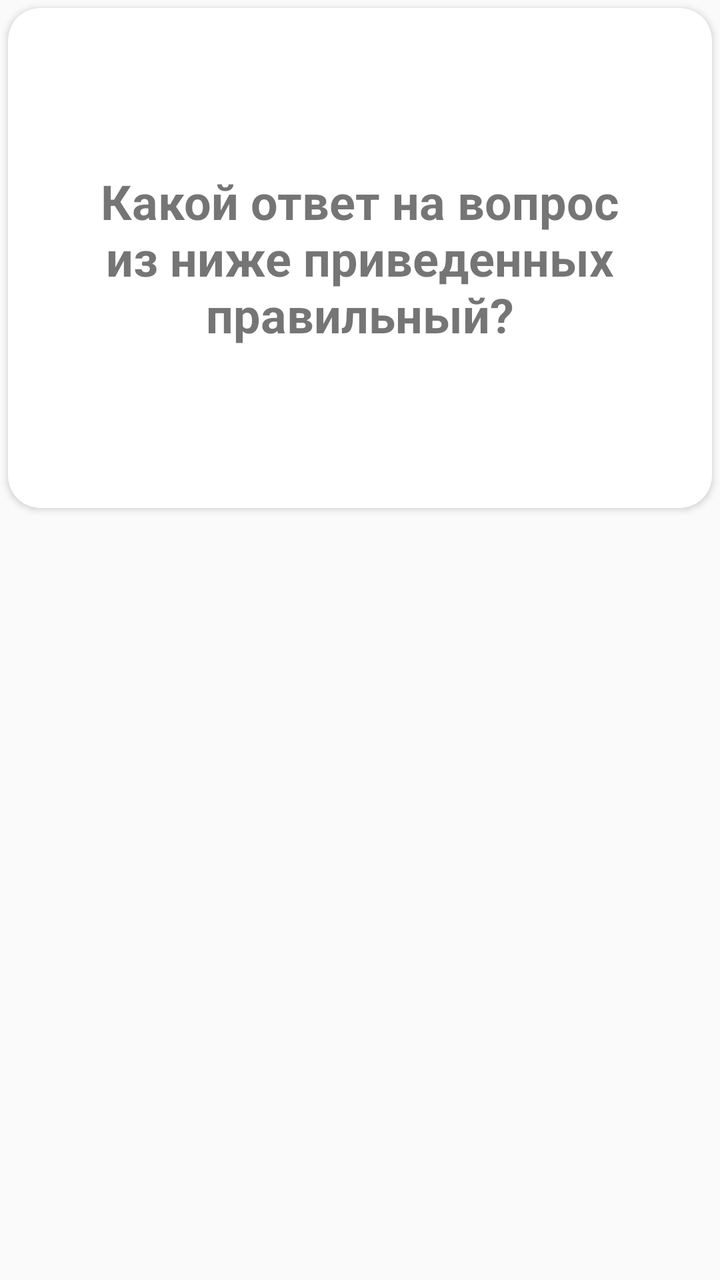
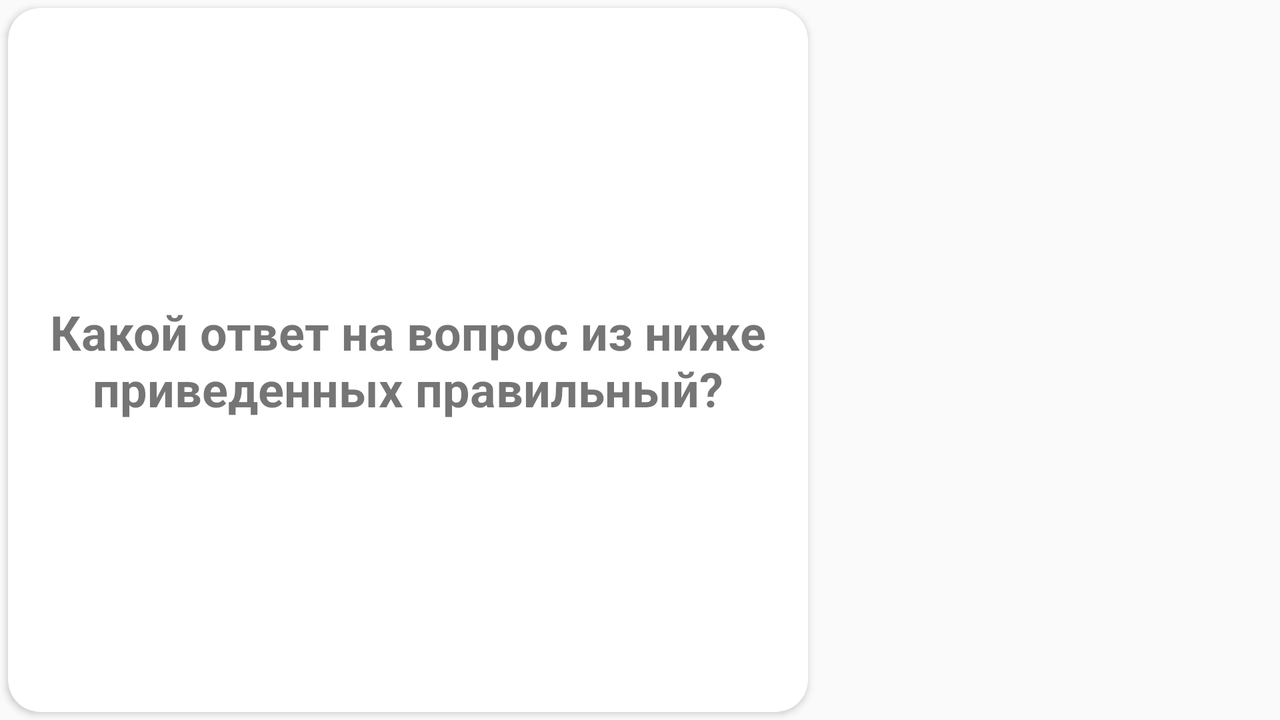

The same Android screen from two of the app's own layout files: first res/layout/ as a phone draws it, then the repository's variant for another configuration, drawn on a device whose configuration selects that folder. Both files follow.
<!-- AndroidManifest.xml: application theme AppTheme -->
<!-- res/layout/fragment_test_page.xml -->
<?xml version="1.0" encoding="utf-8"?>
<LinearLayout xmlns:android="http://schemas.android.com/apk/res/android"
    xmlns:app="http://schemas.android.com/apk/res-auto"
    xmlns:tools="http://schemas.android.com/tools"
    android:orientation="vertical"
    android:layout_width="match_parent"
    android:layout_height="match_parent">
    <androidx.cardview.widget.CardView
        android:layout_width="match_parent"
        android:layout_height="250dp"
        android:layout_margin="4dp"
        app:cardCornerRadius="16dp">
        <ImageView
            android:id="@+id/question_image"
            android:layout_width="match_parent"
            android:layout_height="match_parent"
            android:scaleType="centerCrop"/>
        <TextView
            style="@style/testQuestionStyle"
            android:id="@+id/question_text"
            android:layout_width="wrap_content"
            android:layout_height="wrap_content"
            android:layout_gravity="center"
            android:gravity="center_horizontal"
            tools:text="Какой ответ на вопрос из ниже приведенных правильный?"/>
    </androidx.cardview.widget.CardView>
    <LinearLayout
        android:id="@+id/answers_field"
        android:layout_width="match_parent"
        android:layout_height="match_parent"
        android:orientation="vertical"/>
</LinearLayout>
<!-- resources referenced by this layout -->
<resources>
  <style name="testQuestionStyle">
          <item name="android:textStyle">bold</item>
          <item name="android:textSize">24sp</item>
      </style>
  <style name="AppTheme" parent="Theme.AppCompat.Light.DarkActionBar">
          
          <item name="colorPrimary">@color/colorPrimary</item>
          <item name="colorPrimaryDark">@color/colorPrimaryDark</item>
          <item name="colorAccent">@color/colorAccent</item>
      </style>
  <color name="colorPrimary">#272929</color>
  <color name="colorPrimaryDark">#272929</color>
  <color name="colorAccent">#D81B60</color>
</resources>
<!-- res/layout-land/fragment_test_page.xml (the repository's variant of the layout above) -->
<!-- drawn on the phone turned sideways -->
<?xml version="1.0" encoding="utf-8"?>
<LinearLayout xmlns:android="http://schemas.android.com/apk/res/android"
    xmlns:app="http://schemas.android.com/apk/res-auto"
    xmlns:tools="http://schemas.android.com/tools"
    android:orientation="horizontal"
    android:layout_width="match_parent"
    android:layout_height="match_parent"
    android:background="@color/colorVeryLightGray">
    <androidx.cardview.widget.CardView
        android:layout_width="400dp"
        android:layout_height="match_parent"
        android:layout_margin="4dp"
        app:cardCornerRadius="16dp">
        <ImageView
            android:id="@+id/question_image"
            android:layout_width="match_parent"
            android:layout_height="match_parent"
            android:scaleType="fitXY"/>
        <TextView
            style="@style/testQuestionStyle"
            android:id="@+id/question_text"
            android:layout_width="wrap_content"
            android:layout_height="wrap_content"
            android:layout_gravity="center"
            android:gravity="center_horizontal"
            tools:text="Какой ответ на вопрос из ниже приведенных правильный?"/>
    </androidx.cardview.widget.CardView>
    <ScrollView
        android:layout_width="match_parent"
        android:layout_height="match_parent">
        <LinearLayout
            android:id="@+id/answers_field"
            android:layout_width="match_parent"
            android:layout_height="match_parent"
            android:background="@color/colorVeryLightGray"
            android:orientation="vertical"
            android:paddingTop="4dp"
            android:paddingEnd="4dp"
            android:paddingStart="4dp"/>
    </ScrollView>

</LinearLayout>
